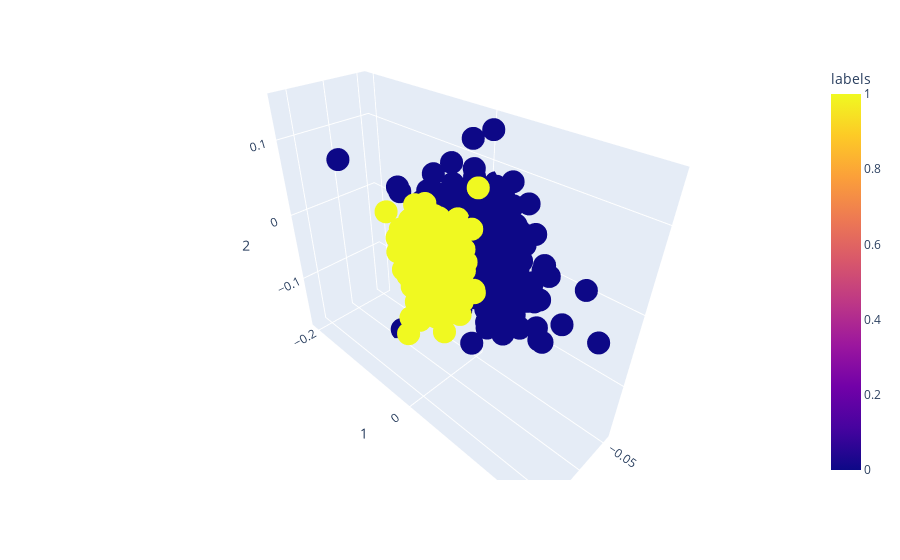

The cell this chart's notebook holds for it:
### Code cell
df = pd.DataFrame(sr_lle)
df['labels'] = labels

fig = px.scatter_3d(df, x=0, y=1, z=2,
              color='labels')
fig.show()

### Figure 1 — Plotly figure (JSON) as saved in the notebook; plotly's stock layout.template omitted (floating-point values rounded to 4 significant figures; data arrays with more than 128 entries replaced by an {"elided": "..."} marker saying what was removed)
{"data": [{"hovertemplate": "0=%{x}<br>1=%{y}<br>2=%{z}<br>labels=%{marker.color}<extra></extra>", "legendgroup": "", "marker": {"color": {"elided": "1000 int values"}, "coloraxis": "coloraxis", "symbol": "circle"}, "mode": "markers", "name": "", "scene": "scene", "showlegend": false, "type": "scatter3d", "x": {"elided": "1000 float values"}, "y": {"elided": "1000 float values"}, "z": {"elided": "1000 float values"}}], "layout": {"coloraxis": {"colorbar": {"title": {"text": "labels"}}, "colorscale": [[0, "#0d0887"], [0.1111, "#46039f"], [0.2222, "#7201a8"], [0.3333, "#9c179e"], [0.4444, "#bd3786"], [0.5556, "#d8576b"], [0.6667, "#ed7953"], [0.7778, "#fb9f3a"], [0.8889, "#fdca26"], [1, "#f0f921"]]}, "legend": {"tracegroupgap": 0}, "margin": {"t": 60}, "scene": {"domain": {"x": [0, 1], "y": [0, 1]}, "xaxis": {"title": {"text": "0"}}, "yaxis": {"title": {"text": "1"}}, "zaxis": {"title": {"text": "2"}}}}}
